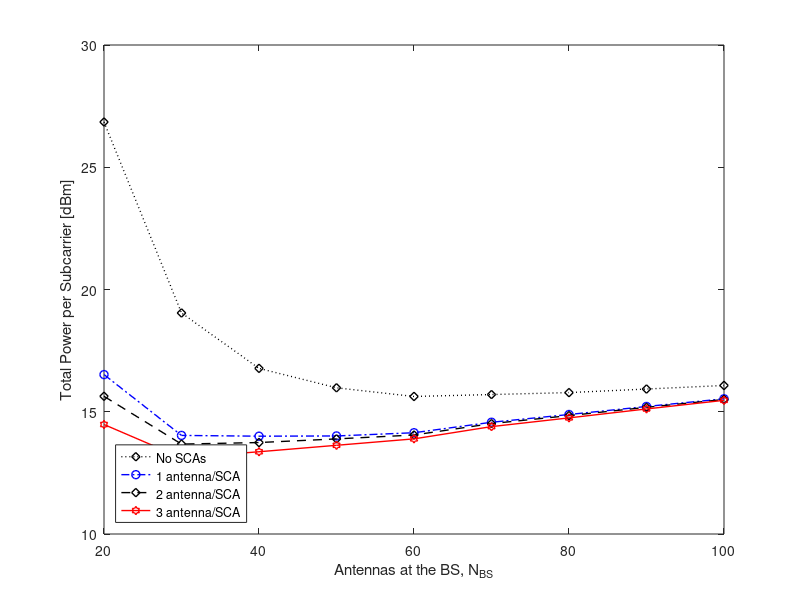

MATLAB code for this plot:
% %This Matlab script can be used to generate Figure 3 in the article:
% %
% %Emil Björnson, Marios Kountouris, Merouane Debbah, "Massive MIMO and
% %Small Cells: Improving Energy Efficiency by Optimal Soft-Cell
% %Coordination," Proceedings International Conference on Telecommunications
% %(ICT'13), Casablanca, Morocco, May 2013.
% %
% %This is version 1.4 (Last edited: 2015-10-06)
% %
% %%The implementation utilizes and requires CVX: http://cvxr.com/
% %
% %License: This code is licensed under the GPLv2 license. If you in any way
% %use this code for research that results in publications, please cite our
% %original article listed above.
% %
% %Please note that the channels are generated randomly, thus the results
% %will not be exactly the same as in the paper.
% 
% %Initialization
% close all;
% clear all;
% clc;
% restoredefaultpath;
% addpath('.\cvx')
% cvx_setup
% 
% %% Simulation parameters
% 
% nbrOfRealizations = 10; %Number of channel realizations
% 
% %There are extreme cases when the problem becomes infeasible due to
% %insufficient power at macro BS and a poor user location realization. This
% %is the result of bad scheduling (random scheduling in this code) and
% %should either be removed (manually) or the power constraints at the macro
% %BS can be relaxed to make the problem feasible (when this option is true).
% relaxPowerConstraintsIfNeeded = true; 
% 
% nbrOfSubCarriers = 600; %Number of subcarriers in the LTE-like system
% subcarrierBandwidth = 15e3; %Hz  in the LTE-like system
% 
% noiseFigure = 5; %dB
% noiseFloordBm = -174+10*log10(subcarrierBandwidth)+noiseFigure; %Noise floor in dBm
% 
% Kt = 5; %Number of transmitters: One BS + Kt-1 Small Cells
% Kr = 10; %Number of users
% 
% QoSconstraints = 2; %QoS constraint in bits/s/Hz per user
% SINRconstraints = (2^QoSconstraints-1)*ones(Kr,1); %Corresponding SINR constraints per user
% 
% rng('shuffle'); %Initiate the random number generators with a random seed
% 
% %% If rng('shuffle'); is not supported by your Matlab version, you can use
% %%the following commands instead:
% %randn('state',sum(100*clock));
% %rand('state',sum(100*clock));
% 
% %% Parameters for Macro Base Station (BS)
% 
% P_BS = 66; %Maximal transmit power per subcarrier at BS (in mW) ---Change to something very large to guarantee a feasible solution!
% rho0_inv = 0.388; %Efficiency of power amplifiers at BS
% circuitPowerBS = 189/nbrOfSubCarriers; %Circuit power per antenna (in mW)
% minimalUserDistanceBS = 0.035; %kilometers
% 
% %Different alternatives of number of antennas at macro BS
% NBScases = 20:10:100;
% 
% %Propagation Parameters
% pentrationlossdB = 20; %Penetration loss (indoor users)
% shadowFadingBS = 7; %Standard deviation (in dB) of shadow fading for all users to the macro BS
% 
% %% Parameters for Small Cell Access points (SCAs)
% 
% P_SCA = 0.08; %%Maximal transmit power per subcarrier at SCA (in mW)
% rhoj_inv = 0.052; %Efficiency of power amplifiers at SCA
% circuitPowerSCA = 5.6/nbrOfSubCarriers; %Circuit power per antenna (in mW)
% minimalUserDistanceSCA = 0.003; %kilometers
% 
% %Different alternatives of number of antennas at SCAs
% NSCAcases = [0 1 2 3];
% 
% %Propagation Parameters
% clusterSize = 0.04; %Users within this distance have better propagation properties
% pentrationlossdB_incluster = 0; %Pentration loss for users in cluser (dB)
% pentrationlossdB_outcluster = 20; %Pentration loss for users not in cluser (dB)
% 
% %Standard deviation of shadow fading for all users to the SCA
% shadowFadingSCA_incluster = 7;
% shadowFadingSCA_outcluster = 7;
% 
% 
% 
% %% Preliminaries for generating simulation environment
% 
% radius = 0.5; %SCAs are located uniformly on a circle with this radius (in km)
% BSlocations = [0 0; radius/2 radius/2; radius/2 -radius/2; -radius/2 -radius/2; -radius/2 radius/2]; %Position of BS and SCAs in km.
% minimalUserDistances = [minimalUserDistanceBS; minimalUserDistanceSCA*ones(Kt-1,1)]; %Minimal user distance for each transmitter in km.
% 
% 
% %Matrix for saving the total power in the optimal solutions
% totalpower = zeros(length(NBScases),length(NSCAcases),nbrOfRealizations);
% 
% %Matrix for saving which antennas that serve each user at the optimal
% %solutions.
% optimalUserAllocation = zeros(Kt,Kr,length(NBScases),length(NSCAcases),nbrOfRealizations);
% 
% 
% %Generate channel realization (before correlation and pathlosses)
% maxNbrOfAntennas = max(NBScases)+(Kt-1)*max(NSCAcases);
% Huncorr = (randn(Kr,maxNbrOfAntennas,nbrOfRealizations)+1i*randn(Kr,maxNbrOfAntennas,nbrOfRealizations))/sqrt(2);
% 
% %Generate realizations for shadow fading
% shadowFadingRealizations = randn(Kt,Kr,nbrOfRealizations);
% 
% 
% %For-loop that goes through each system realization
% for iter = 1:nbrOfRealizations
%     [iter nbrOfRealizations] %Simple output to keep track of progress
% 
%     %Step 1: Generate user locations
% 
%     %Uniformly distributed users in a cell with radius defined above
%     distance_normalized = sqrt(rand(Kr,1)); %Uniformly distributed distances from cell center
%     angles = rand(Kr,1)*2*pi; %Uniformly distributed angles
% 
%     MSlocations = zeros(Kr,2); %Vector to store user loaction
% 
%     %Go through all the transmitters
%     for j = 1:Kt
%         if j==1 %Kr-Kt+1 users are placed uniformly in the whole cell
%             MSlocations(1:Kr-Kt+j,:) = radius*repmat(distance_normalized(1:Kr-Kt+j),[1 2]).*[cos(angles(1:Kr-Kt+j)) sin(angles(1:Kr-Kt+j))]; %Store user location
%         else %1 user per SCA is placed within its cluster (defined above)
%             position = clusterSize*repmat(distance_normalized(Kr-Kt+j),[1 2]) .*[cos(angles(Kr-Kt+j)) sin(angles(Kr-Kt+j))];
% 
%             %Check that the user is not too close to the SCA. By
%             %design, this user will satisfy the minimal distance
%             %requirements of the other transmitters as well.
%             while norm(position) < minimalUserDistances(j)
%                 position = clusterSize*repmat(sqrt(rand(1)),[1 2]) .*[cos(angles(Kr-Kt+j)) sin(angles(Kr-Kt+j))]; %Create a new user position if minimal distance is not satisfied
%             end
% 
%             MSlocations(Kr-Kt+j,:) = BSlocations(j,:) + position;  %Store user location around the SCA
%         end
%     end
% 
%     %Go through all users and check that they satisfy the minimal
%     %distance requirements for all transmitters. If not, generate a new
%     %random distance and angle from the origin and try again.
%     for k = 1:Kr
%         while min(sqrt(sum(abs(BSlocations-repmat(MSlocations(k,:),[Kt 1])).^2,2))-minimalUserDistances)<0
%             distance = radius*sqrt(rand(1,1)); %Uniformly distributed distance from cell center
%             angles = rand(1,1)*2*pi;  %Uniformly distributed angle
%             MSlocations(k,:) = repmat(distance,[1 2]).*[cos(angles) sin(angles)]; %Store new user location
%         end
%     end
% 
% 
% 
% 
% 
%     %Go through all the different numbers of BS antennas to generate
%     %channels and compute the results.
%     for scenario = 1:length(NBScases)
%         %[scenario length(NBScases)] %Simple output to keep track of progress
% 
%         Nantennas = [NBScases(scenario); max(NSCAcases)*ones(Kt-1,1)]; %Vector with number of antennas for each transmitter
%         N = sum(Nantennas); %Total number of transmit antennas
%         H = Huncorr(:,[1:NBScases(scenario) max(NBScases)+1:maxNbrOfAntennas],iter);
% 
%         antennaInds = [0; cumsum(Nantennas)]; %Vector with indicies where the antenna indices of each transmitter starts and ends.
% 
%         %Generate channel covariance structure for macro BS using the physical channel model in [2, Eq. (34)]
%         nbrOfScatteringClusters = Nantennas(1)/2;
%         uniformangles = -pi/2 + (1:nbrOfScatteringClusters)*pi/nbrOfScatteringClusters;
%         omega = 0.3;
%         A = [exp( - 1i*2*pi*omega* (0:Nantennas(1)-1)' *  sin(uniformangles))/sqrt(nbrOfScatteringClusters) zeros(Nantennas(1),nbrOfScatteringClusters)];
% 
% 
% 
% 
%         %Compute the average channel attentuation (pathloss and shadow
%         %fading) divided by the noise power and renormalize the channel
%         %realization.
%         lossovernoise = zeros(Kt,Kr);
% 
%         %Go through all users
%         for k = 1:Kr
% 
%             dista = sqrt(sum(abs(BSlocations-repmat(MSlocations(k,:),[Kt 1])).^2,2)); %Compute distance from each transmitter
% 
%             %Go through all transmitters
%             for j = 1:Kt
%                 if j==1
%                     %Compute channel attenuation over noise power for the macro BS
%                     lossovernoise(j,k) = 10^( (128.1+37.6*log10(dista(j)) + shadowFadingBS*shadowFadingRealizations(j,k,iter) + noiseFloordBm + pentrationlossdB)/10);
% 
%                     %Apply this to the current channel realization and
%                     %multiply with A that gives the spatial correlation.
%                     %(Note that we increase the channel gain by rho0_inv,
%                     %which will be neutralized later by reducing the power
%                     %by 1/rho0_inv.)
%                     H(k,1+antennaInds(j):antennaInds(j+1)) = (H(k,1+antennaInds(j):antennaInds(j+1))*A')*sqrt(rho0_inv/lossovernoise(j,k));
%                 else
%                     %Compute channel attenuation over noise power for the
%                     %SCAs, depending on whether the user is within 40 m or
%                     %not.
%                     if dista(j)<=clusterSize
%                         lossovernoise(j,k) = 10^( (127+30*log10(dista(j)) + shadowFadingSCA_incluster*shadowFadingRealizations(j,k,iter) + noiseFloordBm + pentrationlossdB_incluster)/10);
%                     else
%                         lossovernoise(j,k) = 10^( (128.1+37.6*log10(dista(j)) + shadowFadingSCA_outcluster*shadowFadingRealizations(j,k,iter) + noiseFloordBm + pentrationlossdB_outcluster)/10);
%                     end
% 
%                     %Apply this to the current channel realization.
%                     %(Note that we increase the channel gain by rhoj_inv,
%                     %which will be neutralized later by reducing the power
%                     %by 1/rhoj_inv.)
%                     H(k,1+antennaInds(j):antennaInds(j+1)) = H(k,1+antennaInds(j):antennaInds(j+1))*sqrt(rhoj_inv/lossovernoise(j,k));
%                 end
%             end
% 
%         end
% 
% 
%         %Create the power constraints in vector using the notation from the
%         %book "Optimal Resource Allocation in Coordinated Multi-Cell Systems"
%         %by Emil Björnson and Eduard Jorswieck.
% 
%         L = N; %Number of constraints (one per antenna)
% 
%         Q = zeros(N,N,L); %Weighting matrices
%         Qsqrt = zeros(N,N,L); %Matrix square root of weighting matrices
% 
%         %Create per-antenna constraints
%         for j = 1:L
%             Q(j,j,j) = 1;
%             Qsqrt(j,j,j) = 1;
%         end
% 
%         %Store the maximum power that correspond to each power constraint
%         %(Note that the power normalized by divided by rho0_inv and
%         %rhoj_inv, to avoid feeding this parameter into the optimization
%         %solvers. The inverse normalization was done for the channels
%         %earlier in the code.)
%         q = [(P_BS/rho0_inv)*ones(Nantennas(1),1); (P_SCA/rhoj_inv)*ones(max(NSCAcases)*(Kt-1),1)];
% 
% 
%         %Compute the minimal transmit power for each of the different
%         %number of antennas at the SCAs.
%         for m = 1:length(NSCAcases)
% 
%             %This is the case with only the macro BS
%             if m==1
%                 %Compute the optimal solution by solving a convex
%                 %optimization problem
%                 [Wsolution_BSonly,transmitpower_BSonly] = function_QoSproblem_singleBS(H(:,1:Nantennas(1)),SINRconstraints,Qsqrt(1:Nantennas(1),1:Nantennas(1),1:Nantennas(1)),q(1:Nantennas(1)));
% 
%                 %Takes care of extreme cases when the problem is infeasible
%                 if relaxPowerConstraintsIfNeeded && isnan(transmitpower_BSonly)
%                     [Wsolution_BSonly,transmitpower_BSonly] = function_QoSproblem_singleBS(H(:,1:Nantennas(1)),SINRconstraints,[],[]);
%                 end
% 
%                 %Compute the total power using the definition in Eq. (4)
%                 %and Eq. (5)
%                 totalpower(scenario,m,iter) = Nantennas(1)*circuitPowerBS + transmitpower_BSonly;
% 
%                 optimalUserAllocation(1,:,scenario,m,iter) = 1; %Store which antennas that serve the user in the final solution
%             else
% 
%                 %Find the current channel matrix by simply removing the
%                 %columns for SCA-antennas that are not in use.
%                 Hcurrent = zeros(Kr,NBScases(scenario)+NSCAcases(m)*(Kt-1));
%                 Hcurrent(:,1:NBScases(scenario)) = H(:,1:NBScases(scenario));
%                 for j = 2:Kt
%                     Hcurrent(:,NBScases(scenario)+(j-2)*NSCAcases(m)+1:NBScases(scenario)+(j-1)*NSCAcases(m)) = H(:,NBScases(scenario)+(j-2)*max(NSCAcases)+1:NBScases(scenario)+(j-2)*max(NSCAcases)+NSCAcases(m));
%                 end
% 
%                 %Update vectors with current number of antennas
%                 Nantennas_current = [NBScases(scenario); NSCAcases(m)*ones(Kt-1,1)];
%                 Ncurrent = sum(Nantennas_current);
% 
%                 %Compute the optimal solution by solving a convex
%                 %optimization problem
%                 [Wsolution,transmitpower_BS_SCA,BSallocation] = function_QoSproblem_relaxation(Hcurrent,Nantennas_current,SINRconstraints,Q(1:Ncurrent,1:Ncurrent,1:Ncurrent),q(1:Ncurrent));
% 
%                 %Takes care of extreme cases when the problem is infeasible
%                 if relaxPowerConstraintsIfNeeded && isnan(transmitpower_BS_SCA)
%                     [Wsolution,transmitpower_BS_SCA,BSallocation] = function_QoSproblem_relaxation(Hcurrent,Nantennas_current,SINRconstraints,Q(1:Ncurrent,1:Ncurrent,NBScases(scenario)+1:Ncurrent),q(NBScases(scenario)+1:Ncurrent));
%                 end
% 
%                 %Compute the total power using the definition in Eq. (4)
%                 %and Eq. (5)
%                 totalpower(scenario,m,iter) = Nantennas(1)*circuitPowerBS + (Kt-1)*NSCAcases(m)*circuitPowerSCA + transmitpower_BS_SCA(1);
% 
%                 optimalUserAllocation(:,:,scenario,m,iter) = BSallocation; %Store which antennas that serve the user in the final solution
%             end
%         end
%     end
% end
% 
% %Compute the average over channel realizations (and remove infeasiblities and outliers)
% feasible = sum(~isnan(totalpower) & totalpower<1e6,3);
% totalpower(isnan(totalpower) | totalpower>=1e6) = 0;
% totalpower_average = sum(totalpower,3)./feasible;
% 
%Plot the numerical results
figure; hold on; box on;
load('figure3.mat')
plot(NBScases,10*log10(totalpower_average(:,1)),'kd:','LineWidth',1);
plot(NBScases,10*log10(totalpower_average(:,2)),'bo-.','LineWidth',1);
plot(NBScases,10*log10(totalpower_average(:,3)),'kd--','LineWidth',1);
plot(NBScases,10*log10(totalpower_average(:,4)),'rh-','LineWidth',1);

legend('No SCAs','1 antenna/SCA','2 antenna/SCA','3 antenna/SCA','Location','SouthWest');

xlabel('Antennas at the BS, N_{BS}')
ylabel('Total Power per Subcarrier [dBm]')

